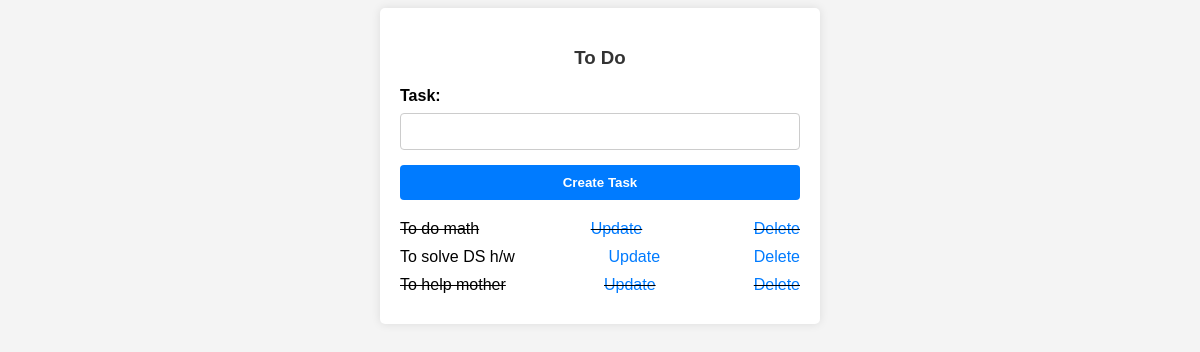
/, run on an earlier commit of the app's database.
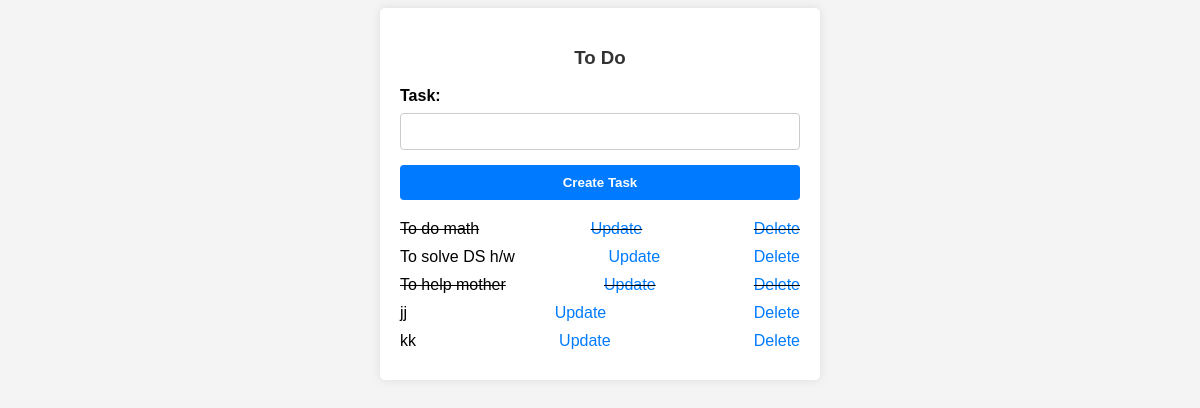
And on a later commit of the database.
### tasks/models.py (models this page shows)
class Task(models.Model):
    title = models.CharField(max_length=200)
    complete = models.BooleanField(default = False)
    created = models.DateTimeField(auto_now_add=True)
    def __str__(self):
        return self.title

### tasks/views.py (the view)
# urls.py: path("", views.index, name="list"),
def index(request):
    tasks = Task.objects.all()
    form = TaskForm()
    if request.method == "POST":
        form = TaskForm(request.POST)
        if form.is_valid():
            form.save()
        return redirect("/")
    context = {'tasks': tasks, 'form': form}
    return render(request, 'tasks/list.html', context)

### tasks/forms.py
class TaskForm(forms.ModelForm):
    class Meta:
        model = Task
        fields = '__all__'

### tasks/templates/tasks/list.html (shortened to what this page needs)
<!DOCTYPE html>
<html lang="en">
<head>
</head>
<body>
    <div class="container">
        <h3>To Do</h3>
        <form method="POST" action="/">
            <label for="title">Task:</label>
            <input type="text" name="title" id="title" required>
            <input type="submit" value="Create Task">
        </form>
        <div class="task-list">
            {% for task in tasks %}
            <div class="task {% if task.complete %}complete{% endif %}">
                <span>{{ task }}</span>
                <a href="{% url 'update_task' task.id %}">Update</a>
                <a href="{% url 'delete_task' task.id %}">Delete</a>
            </div>
            {% endfor %}
        </div>
    </div>
</body>
</html>

What changed in the data, as far as the page shows it:
added Task: title "jj"
added Task: title "kk"
